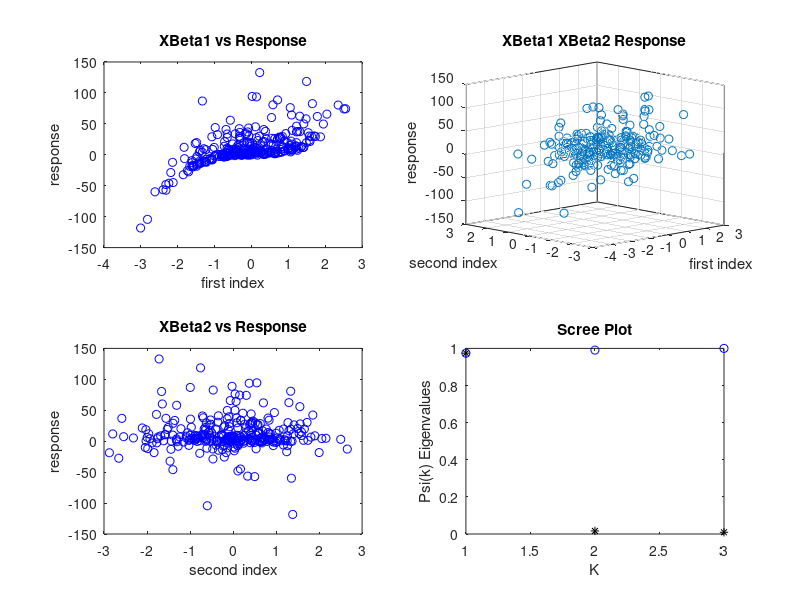
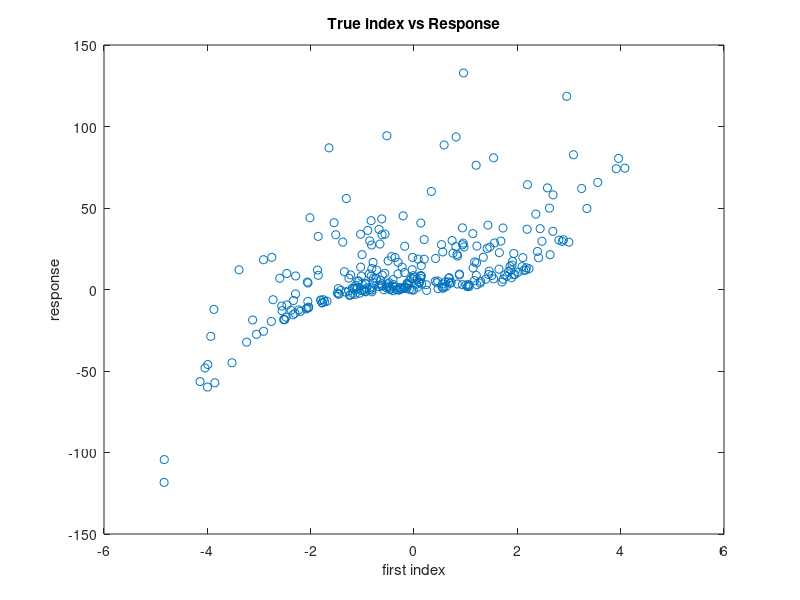
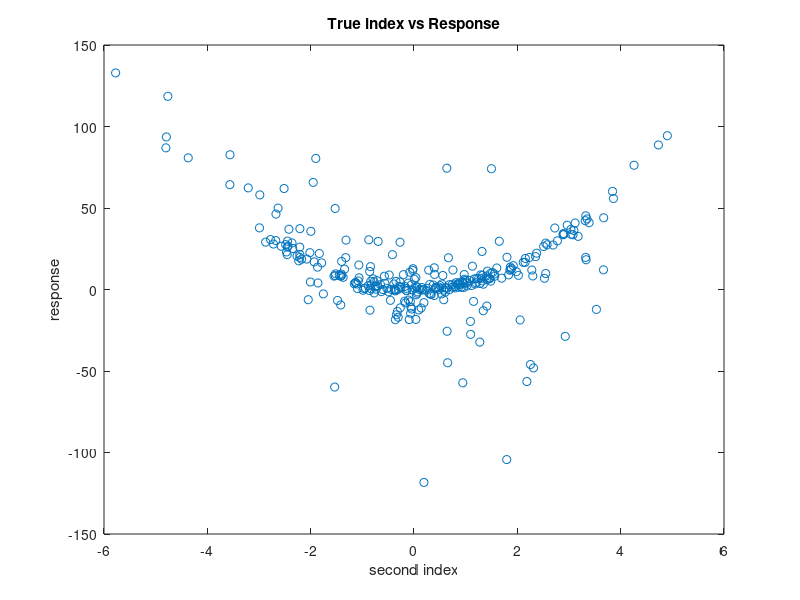

The MATLAB script that drew these images, in order:
% ------------------------------------------------------------------------------
% Book:         MVA
% ------------------------------------------------------------------------------
% Quantlet:     MVAsirdata
% ------------------------------------------------------------------------------
% Description:  MVAsirdata generates a data set and applies the sliced inverse 
%               regression algorithm (SIR) for dimension reduction.
% ------------------------------------------------------------------------------
% Usage:        -
% ------------------------------------------------------------------------------
% Inputs:       None      
% ------------------------------------------------------------------------------
% Output:       Effective dimension reduction directions (EDR-directions) for the 
%               simulated data and plots for the response versus the estimated 
%               EDR-directions, a three-dimensional plot for the first two 
%               directions and the response, plot for the eigenvalues and the 
%               cumulative sum and plots for the true response versus the true 
%               indices.
% ------------------------------------------------------------------------------
% Example:      -
% ------------------------------------------------------------------------------
% Author:       Zografia Anastasiadou 20100805;
%               Awdesch Melzer 20120417
% ------------------------------------------------------------------------------

%clear variables and close windows
clear all;
close all;
clc

%number of observations
n = 300;
%number of elements in each slice
ns = 20; 
%number of slices
hOld = floor(n/ns);
%n x 3 matrix, the explanatory variable
x = normrnd(0,1,n,3);
%n vector, the noise variable
e = normrnd(0,1,n,1);
%projection vectors
b2 = [1,-1,-1]';
b1 = [1,1,1]';
%n vector, the response variable
y = x*b1+((x*b1).^3)+4*((x*b2).^2)+e;
h=-20;

[n ndim] = size(x); % number of observations and number of dimension                    
  
% calculate the covariance matrix and its inverse root to standardize X
% step 1 in original article

  xb   = mean(x);                         % mean of x                       
  s    = (x'*x - n.*xb'*xb)./(n-1);       % cov of x                        
  [evec,eval] = eigs(s);                % eigendecomposititon of cov   
  si2  = evec*diag(sqrt(1./diag(eval)))*evec';  % compute cov(x)^(-1/2)        
  xt   = (x-repmat(xb,length(x),1))*si2;                      % stand. x to mean=0, cov=I    

% construct slices in Y space
%  step 2 in original article

  data  = sortrows([y,xt]);    

  
  % build slices 
%  ns     = number of slices 
%  condit = n values controlling which x-data fall
%           in a slice depending on choic
%  choice = vector of ns choices to build the slice subset of x 
% case 1: h<=-2  -> each slice with <= abs(h) elements                   
% if n div h != 0 then the first and last slice get the remainder        
  h = abs(h);
  ns = floor(n / h);
  condit = [1:1:n]'; % enumber the x values             
  choice0 = [1:1:ns]';
  choice = [choice0.*h];         % take h values in each slice      
  if (h*ns ~= n)                     % if there are remaining values    
    hk = floor((n-h*ns)/2);
    if (hk>=0)
      choice = [hk;choice+hk];          % generate a new first ...         
    end
    choice = [choice;n];              % ... and last slice               
  end
  ns = length(choice);                  % number of slices 
  
  

%   compute width of slices and vector of upper limit of slice intervals  

  slwidth = (data(n,1) - data(1,1))/h;
  first = data(1,1)-slwidth;
  last=data(n,1);
  slend   = first:slwidth:last;
  if (slend(ns) > data(n-1,1))      % does only the last value            
    slend(ns) = data(n,1);           % lay behind the last slice ?         
  else
    slend = [slend,data(n,1)];         % if not, build another slice         
  end
  condit = data(:,1);                 % choose on original y values  
  choice = slend';                    % choice to end of slice              
  ns     = length(choice);             % compute the number of slices        
 
  %  run over all slices, compute estimate for V = Cov(E(x|y))            
%  step 3                
  

  hk   = 0;
    % initialise V matrix                        
  ind  = ones(n,1);             % index vector of length n% 0 means,         
  j=0;
  sborder=0;
  v=0;
while j<ns
    j=j+1;
         sborder = (condit(:) <= choice(j)); % sborder is index            
  
  p = sum(sborder);                      % if jth obs. belongs         
  
  % current slice               
  if p~=0
  ind    = ind - sborder;              % don't take this values        
                                          % in further slices           
      xslice = data(find(sborder),2:end); % get sliced x-values         
      xmean  = mean(xslice);
      v = v + xmean'*xmean*length(xslice);      % compute V                   
      hk = hk+1;
  end
end
  
    v1          = (v+v')/2/n;              % for numerical errors 
  [b,eigen] = eigs (v1);               % step 5, eigenvectors of V  
  b          = si2 * b;                 % calculate e.d.r. direction 
  data       = sqrt(sum(b.^2))';         % ... and standardize them   
  edr        = b./repmat(data,1,3);
  
  f=edr;
  g=diag(eigen);
  
  

%matrices for the true indices and the true responses 
m1 = [x*b1,y];
m2 = [x*b2,y];
m1 = sortrows(m1,1);
m2 = sortrows(m2,1);

sg = sum(g);
g = g/sg;
%the ratio of the sum of the 3 eigenvalues and the sum of all eigenvalues
psi = [g(1),g(1)+g(2),g(1)+g(2)+g(3)]';

figure(1)
subplot(2,2,1)
%plot of the response versus the first estimated EDR-direction
p11 = [x*f(:,1),y];
plot(p11(:,1),p11(:,2),'bo')
xlabel('first index')
ylabel('response')
title('XBeta1 vs Response')
box on

%plot of the response versus the second estimated EDR-direction
subplot(2,2,3)
p21 = [x*f(:,2),y];
plot(p21(:,1),p21(:,2),'bo')
xlabel('second index')
ylabel('response')
title('XBeta2 vs Response')
box on
%three-dimensional plot of the first two directions and the response
subplot(2,2,2)
p12 = [x*f(:,1),x*f(:,2),y];
scatter3(p12(:,1),p12(:,2),p12(:,3),'ko'),view(-60,80)
view(-44,13)

xlabel('first index')
ylabel('second index')
zlabel('response')
box on
title('XBeta1 XBeta2 Response')


i = [1,2,3]';
ig = [i,g];
psii = [i,psi];
p22 = [ig;psii];
%plot of the eigenvalues and the cumulative sum
subplot(2,2,4)
plot(p22(1:3,2),'k*')
hold on
plot(p22(4:6,2),'bo')
xlabel('K')
ylabel('Psi(k) Eigenvalues')
title('Scree Plot')
box on

%plots of the true response versus the true indices
figure(2)
plot(m1(:,1),m1(:,2),'o')
xlabel('first index')
ylabel('response')
title('True index vs Response')
figure(3)
plot(m2(:,1),m2(:,2),'o')
xlabel('second index')
ylabel('response')
title('True index vs Response')
